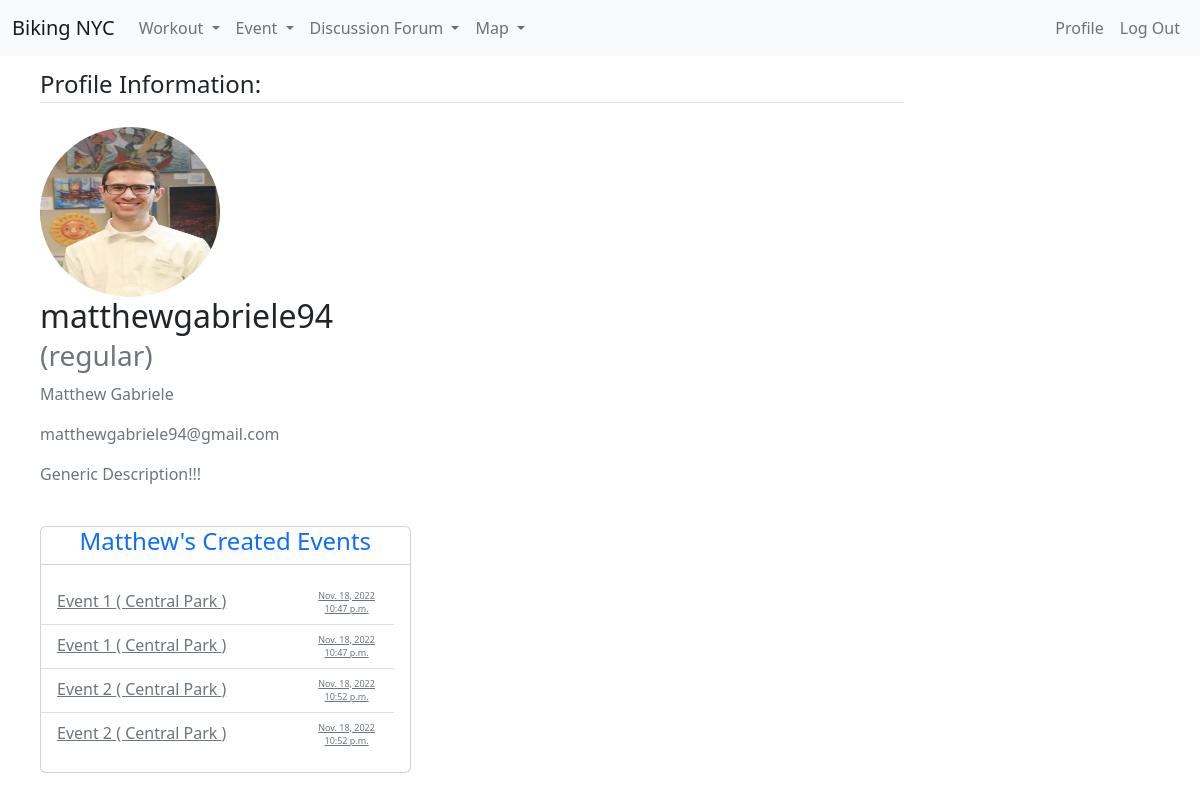
The app's page /profile/matthewgabriele94 (signed in) with its own data.
### bikingapp/models.py (models this page shows, shortened)
class CustomUser(AbstractUser):
    def image_upload_to(self, instance=None):
        if instance:
            return os.path.join("Users", self.username, instance)
        return None
    STATUS = (
        ("regular", "regular"),
        ("subscriber", "subscriber"),
        ("moderator", "moderator"),
    )
    email = models.EmailField(unique=True)
    status = models.CharField(max_length=100, choices=STATUS, default="regular")
    description = models.TextField(
        "Description", max_length=600, default="", blank=True
    )
    image = models.ImageField(default="default/user.jpg", upload_to=image_upload_to)
    def __str__(self):
        return self.username

class Event(models.Model):
    title = models.CharField(max_length=50)
    location = models.CharField(max_length=200)
    borough = models.CharField(
        max_length=20,
        choices=[
            ("manhattan", "Manhattan"),
            ("queens", "Queens"),
            ("bronx", "Bronx"),
            ("staten island", "Staten Island"),
            ("brooklyn", "Brooklyn"),
        ],
        default="Manhattan",
    )
    date = models.DateField(default=timezone.now)
    time = models.TimeField(default=timezone.now)
    date_created = models.DateTimeField(default=timezone.now)
    event_type = models.CharField(
        max_length=200,
        choices=[("public", "Public"), ("private", "Private")],
        default="Public",
    )
    description = models.CharField(max_length=500, null=True)
    created_by = models.CharField(max_length=100, default="user")
    zipcode = models.CharField(max_length=5, null=True)
    state = models.CharField(max_length=10, default="New York")

### bikingapp/views.py (the view)
# urls.py: path("profile/<username>", views.profile, name="profile"),
@login_required
def profile(request, username):
    if request.method == "POST":
        if "update_description" in request.POST:
            user = request.user
            form = UserUpdateForm(request.POST, request.FILES, instance=user)
            if form.is_valid():
                user_form = form.save()
                messages.success(
                    request, f"{user_form.username}, Your profile has been updated!"
                )
                return redirect("profile", user_form.username)
            for error in list(form.errors.values()):
                messages.error(request, error)
        elif "add_friends" in request.POST:
            form = FriendMgmtForm(request.POST)
            if form.is_valid():
                friend_username = form.cleaned_data["friend_username"]
                if (
                    models.CustomUser.objects.filter(username=friend_username).first()
                    is not None
                    and friend_username != request.user.username
                ):
                    obj = models.FriendMgmt(
                        from_user=request.user,
                        to_user=models.CustomUser.objects.filter(
                            username=friend_username
                        ).first(),
                    )
                    if not models.FriendMgmt.objects.filter(
                        from_user=request.user,
                        to_user=models.CustomUser.objects.filter(
                            username=friend_username
                        ).first(),
                    ).exists():
                        obj.save()
                return HttpResponseRedirect("/profile/" + username)
    else:
        friendsform = FriendMgmtForm()
    created_events = models.Event.objects.filter(created_by=username)
    bookmarked_events = models.BookmarkEvent.objects.filter(user=request.user)
    user = get_user_model().objects.filter(username=username).first()
    if user:
        update_profile_form = UserUpdateForm(instance=user)
        update_profile_form.fields["description"].widget.attrs = {"rows": 1}
        friends1 = models.FriendMgmt.objects.filter(from_user=request.user)
        return render(
            request=request,
            template_name="profile.html",
            context={
                "form": update_profile_form,
                "friends": {"form": friendsform, "friends_list": friends1},
                "created_events": created_events,
                "bookmarked_events": bookmarked_events,
                "page_user": user,
            },
        )
    return redirect("homepage")

### bikingapp/templates/profile.html (shortened to what this page needs)
{% extends "base.html" %}
{% load crispy_forms_tags %}
{% block content %}
<div class="content-section col-lg-12 col-md-12 col-sm-12 tutorial-style" style="min-height:65vh;">
    <div class="row">
        <div class="col-9">
            <legend class="border-bottom mb-4">Profile Information:</legend>
            <form method="POST" enctype="multipart/form-data">
                <div class="row">
                    <div class="col-5">
                        <div class="media">
                            {% if user.username == form.instance.username %}
                            <input id="id_image" type="file" name="image" hidden />
                            <label for="id_image">
                                <img class="rounded-circle account-img profile-image" style="cursor: pointer"
                                    width="180px" height="170px" src="{{ form.instance.image.url }}"
                                    title="Upload new image">
                            </label>
                            {% else %}
                            <img width="180px" height="170px" class="rounded-circle account-img profile-image" ,
                                src="{{ form.instance.image.url }}">
                            {% endif %}
                            <div class="media-body">
                                <h2 class="account-heading">{{ form.instance.username }}
                                    <small class="text-muted">({{ form.instance.status }})</small>
                                </h2>
                                <p class="text-secondary">{{ form.instance.first_name }} {{ form.instance.last_name }}
                                </p>
                                <p class="text-secondary">{{ form.instance.email }}</p>
                                <p class="text-secondary">{{ form.instance.description }}</p>
                            </div>
                        </div>
                    </div>
                </div>
            </form>
        </div>
        <div class="col-3">
        </div>
    </div>
    <br>
    <div class="row">
        <div class="col-4">
            <div class="card" style="max-width: 100%; min-width: 25%;">
                <h4 class="card-title text-primary" style="text-align: center; text-transform: capitalize;">
                    {{page_user.first_name}}'s created Events
                </h4>
                <ul class="card-body list-group list-group-flush">
                    {% for events in created_events %}
                    {% if events.event_type == 'public' %}
                    <li class="list-group-item">
                        <a class="text-secondary" href="/browse_events/{{events.id}}">
                            <div class="row">
                                <span class="col-9">{{events.title}} ( {{events.location}} )</span>
                                <span class="col-3" style="text-align:center;">
                                    <div class="row">
                                        <span class="col-12" style="font-size:xx-small">{{events.date}}</span>
                                    </div>
                                    <div class="row">
                                        <span class="col-12" style="font-size:xx-small">{{events.time}}</span>
                                    </div>
                                </span>
                            </div>
                        </a>
                    </li>
                    {% endif %}
                    {% endfor %}
                </ul>
            </div>
        </div>
    </div>
</div>
{% endblock content %}

### records on screen
CustomUser: instance.image (picture), instance.username "matthewgabriele94", instance.status "regular", instance.first_name "Matthew", instance.last_name "Gabriele", instance.email "matthewgabriele94@gmail.com", instance.description "Generic Description!!!", first_name "Matthew"
Event: title "Event 1", location "Central Park", date "Nov. 18, 2022", time "10:47 p.m."
Event: title "Event 1", location "Central Park", date "Nov. 18, 2022", time "10:47 p.m."
Event: title "Event 2", location "Central Park", date "Nov. 18, 2022", time "10:52 p.m."
Event: title "Event 2", location "Central Park", date "Nov. 18, 2022", time "10:52 p.m."
